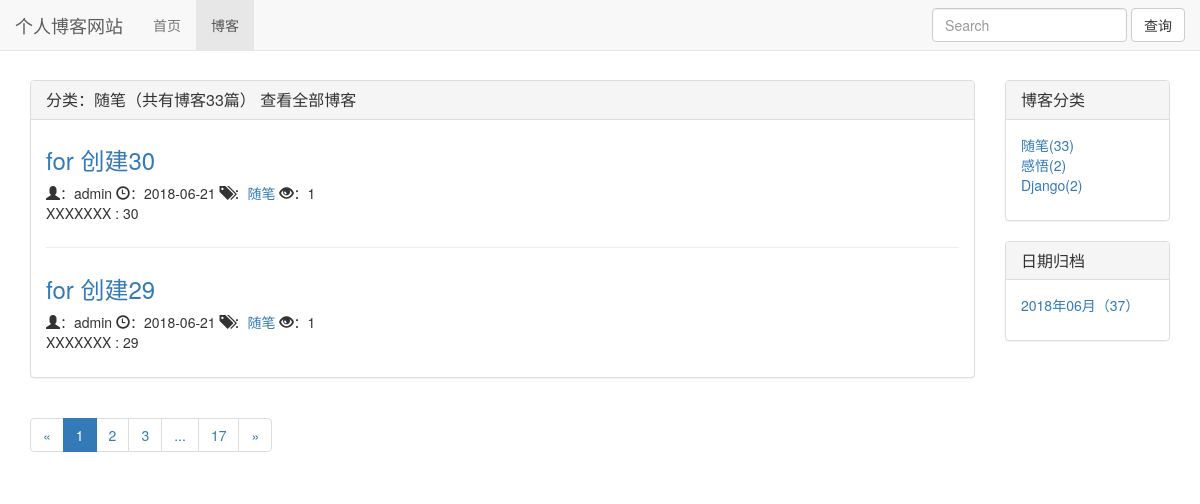
The page /blog/type/1 on the database as committed earlier.
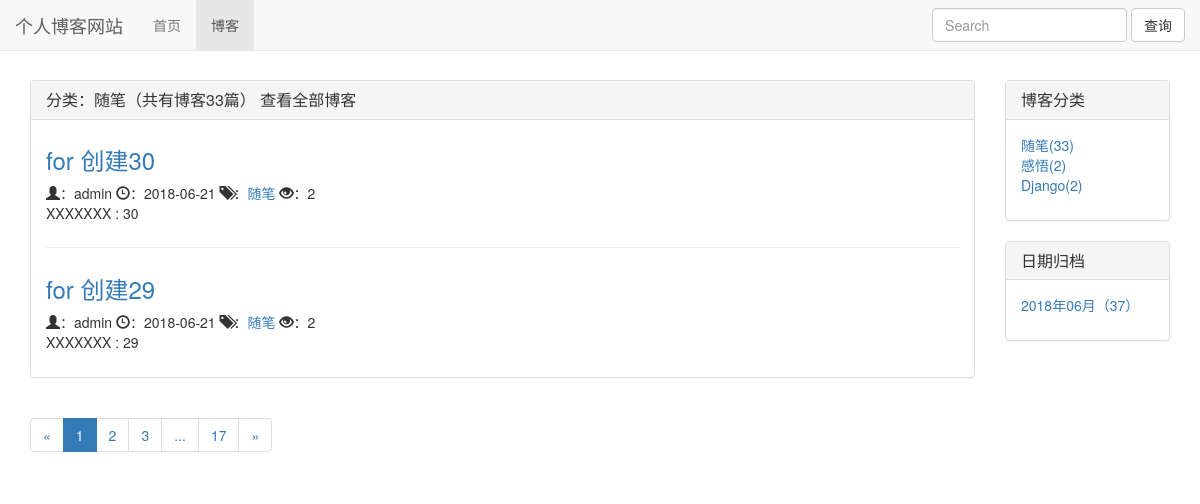
The same page on the database as committed later.
### blog/models.py (models this page shows, shortened)
class Blog(models.Model):
    tittle = models.CharField(max_length=50)
    blogtype = models.ForeignKey(BlogType,on_delete=models.DO_NOTHING)
    author = models.ForeignKey(User,on_delete=models.DO_NOTHING)
    content = RichTextUploadingField()
    created_time = models.DateTimeField(auto_now_add=True)
    last_update_time = models.DateTimeField(auto_now=True)
    def get_read_num(self):
        try:
            ct = ContentType.objects.get_for_model(Blog)
            readnum = ReadNum.objects.get(content_type=ct, object_id=self.pk)
            return readnum.read_num
        except exceptions.ObjectDoesNotExist:
            return 0
    class Meta:
        ordering=['-created_time',]

class BlogType(models.Model):
    typename = models.CharField(max_length=15)
    def __str__(self):
        return self.typename

### read_statistics/models.py (models this page shows)
class ReadNum(models.Model):
    read_num = models.IntegerField(default=0)
    content_type = models.ForeignKey(ContentType, on_delete=models.DO_NOTHING)
    object_id = models.PositiveIntegerField()
    content_object = GenericForeignKey('content_type', 'object_id')

### blog/views.py (the view)
# urls.py: path('type/<int:blog_type_pk>',views.blog_with_type,name='blog_with_type'),
def blog_with_type(request,blog_type_pk):
    blogtype = get_object_or_404(BlogType,pk=blog_type_pk)
    blog_all_list = Blog.objects.filter(blogtype=blogtype)
    context = blog_list_common_util(request,blog_all_list)
    context['blogtype'] = blogtype
    return  render_to_response("blog/blog_with_type.html",context)

### templates/blog/blog_with_type.html (shortened to what this page needs)
{% extends 'blog/blog_list.html' %}
{% block blog_list_tittle %}
    分类：{{ blogtype.typename }}（共有博客{{ page_of_blog.paginator.count }}篇）
    <a href="{% url 'blog_list' %}">查看全部博客</a>
{% endblock %}

### templates/blog/blog_list.html (shortened to what the changed rows need)
{% extends 'base.html' %}
{% load staticfiles %}
{% block head_extand %}
    <link rel="stylesheet" href="{% static 'blog.css' %}">
{% endblock %}
{% block content %}
    <div class="container">
        <div class="row">
            <div class="col-xs-12 col-sm-8 col-md-9 col-lg-10">
                <div class="panel panel-default">
                  <div class="panel-body">
                        {% for blog in page_of_blog.object_list %}
                            <div class="blog">
                                <h3><a href="{% url 'blog_detail' blog.pk %}">{{ blog.tittle }}</a></h3>
                                <p class="blog-info">
                                  <span class="glyphicon glyphicon-user" aria-hidden="true"></span>：{{ blog.author }}
                                  <span class="glyphicon glyphicon-time" aria-hidden="true"></span>：{{ blog.created_time|date:"Y-m-d" }}
                                  <span class="glyphicon glyphicon-tags" aria-hidden="true"></span>：<a href="{% url 'blog_with_type' blog.blogtype.pk %}">{{ blog.blogtype }}</a>
                                  <span class="glyphicon glyphicon-eye-open" aria-hidden="true"></span>：{{ blog.get_read_num }}
                                </p>
                                <p>{{ blog.content|striptags|truncatechars_html:120 }}</p>
                            </div>
                        {% empty %}
                            <div class="blog">
                                <h3>暂无博客</h3>
                            </div>
                        {% endfor %}
                  </div>
                </div>
            </div>
        </div>
    </div>
{% endblock %}

Rows that differ between the two databases and show on the page:
changed through a linked row, Blog "for 创建30": get_read_num "1" → "2"
changed through a linked row, Blog "for 创建29": get_read_num "1" → "2"
